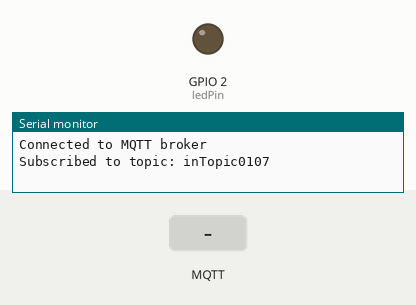
A sketch run on a simulated ESP32. Parts: output pins drawn as LEDs (lit = HIGH), the last lines printed to the serial monitor. The inputs (shaded band) are chosen by the test bench. WiFi joins after 1.5 s; servers stay silent unless stated; random numbers use the default seed unless the sketch sets one; no MQTT or app messages arrive unless stated.

Above: at 2.7 s.
2.8 s: MQTT message "1" arrives on the first subscribed topic
At 4.0 s:
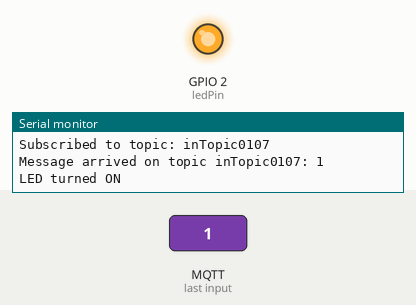
4.3 s: MQTT message "0" arrives on the first subscribed topic
At 5.0 s:
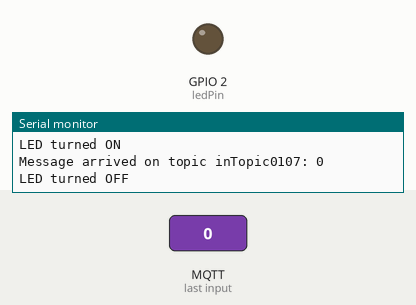
Timing chart, 0 to 7.3 s (numbered marks = the images above; inputs shaded):
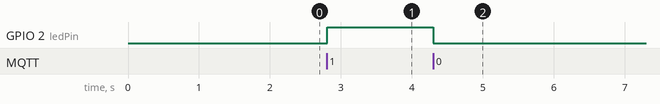

The sketch:

ESP32LEDControlUsingMQTTX.ino
```cpp
#include <WiFi.h>
#include <PubSubClient.h>

// WiFi credentials
const char* ssid = "Airtel_Hack-n-Surf";
const char* password = "73540Rakhi$@";

// MQTT Broker
const char* mqtt_server = "broker.emqx.io";

WiFiClient espClient;
PubSubClient client(espClient);

const int ledPin = 2;  // Built-in LED pin for ESP32

void setup_wifi() {
  Serial.print("Connecting to WiFi: ");
  Serial.println(ssid);

  WiFi.begin(ssid, password);
  while (WiFi.status() != WL_CONNECTED) {
    delay(500);
    Serial.print(".");
  }

  Serial.println("\nWiFi connected");
  Serial.print("IP address: ");
  Serial.println(WiFi.localIP());
}

void callback(char* topic, byte* payload, unsigned int length) {
  Serial.print("Message arrived on topic ");
  Serial.print(topic);
  Serial.print(": ");

  String message;
  for (unsigned int i = 0; i < length; i++) {
    Serial.print((char)payload[i]);
    message += (char)payload[i];
  }
  Serial.println();

  if (message == "1") {
    digitalWrite(ledPin, HIGH);
    Serial.println("LED turned ON");
  } else if (message == "0") {
    digitalWrite(ledPin, LOW);
    Serial.println("LED turned OFF");
  } else {
    Serial.println("Unknown command");
  }
}

void reconnect() {
  // Generate a random client ID to avoid conflicts
  String clientId = "ESP32Client-" + String(random(0xffff), HEX);

  while (!client.connected()) {
    Serial.print("Attempting MQTT connection with client ID: ");
    Serial.println(clientId);

    if (client.connect(clientId.c_str())) {
      Serial.println("Connected to MQTT broker");
      client.subscribe("inTopic0107");
      Serial.println("Subscribed to topic: inTopic0107");
    } else {
      Serial.print("Failed to connect, rc=");
      Serial.print(client.state());
      Serial.println(" - retrying in 5 seconds");
      delay(5000);
    }
  }
}

void setup() {
  pinMode(ledPin, OUTPUT);
  digitalWrite(ledPin, LOW);  // Start LED off

  Serial.begin(115200);
  randomSeed(analogRead(0));  // Initialize random seed for clientId

  setup_wifi();

  client.setServer(mqtt_server, 1883);
  client.setCallback(callback);
}

void loop() {
  // Check WiFi connection and reconnect if needed
  if (WiFi.status() != WL_CONNECTED) {
    Serial.println("WiFi disconnected, reconnecting...");
    setup_wifi();
  }

  // Reconnect to MQTT broker if disconnected
  if (!client.connected()) {
    reconnect();
  }

  client.loop();

  delay(10); // Small delay to avoid CPU hogging
}
```

Measured:
- after the input at 2.8 s, GPIO 2 (ledPin): LOW → HIGH at once
- after the input at 4.3 s, GPIO 2 (ledPin): HIGH → LOW at once
